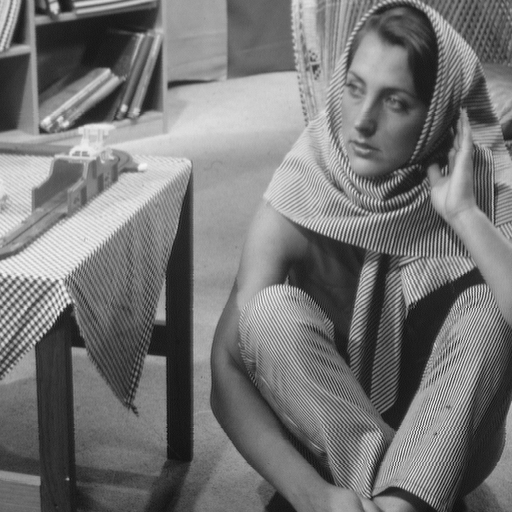
%> input picture ELEC498/2D Fourier Analysis/barbara.png, 512 x 512 px
$ octave q1bb.m   (GNU Octave 9; MATLAB toolbox functions it lacks are replaced by stand-ins)
%> lines starting %> are read from the running program, lines starting %| are printed output that depends on the picture
%q1bb

clear
clc
clf

I1=imread('barbara.png');
%> I1 is the input picture: size 512x512 uint8; min 12, max 246, mean 117.4
%imshow(I1); %command to test for corrupt image
I1g=I1(:,:); %third parameter is r, g, or b ,=1, 2, 3. pick none
%imshow(I1g); %result: gives greyscale
I1gdub=im2double(I1g); %uint8 to double
%imshow(I1dub);
%ft=fftshift( fft2(I1gdub) );
ft=fftshift(fft2(I1gdub));
z=log( abs(ft) );
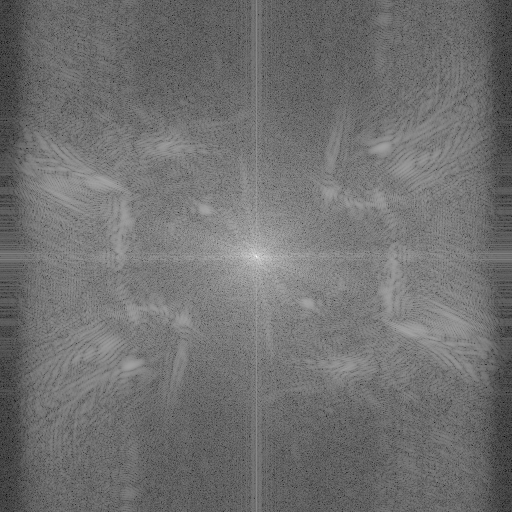
%> z: size 512x512 double; min -4.79, max 11.7, mean 2.51; drawn with min black and max white
p=angle(ft);
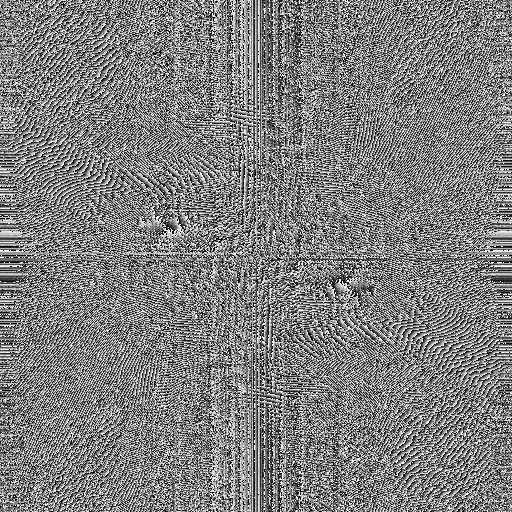
%> p: size 512x512 double; min -3.14, max 3.14, mean -5.42e-19; drawn with min black and max white

%want to get time domain of z and p plot

zt=ifft2(ifftshift(abs(ft)));
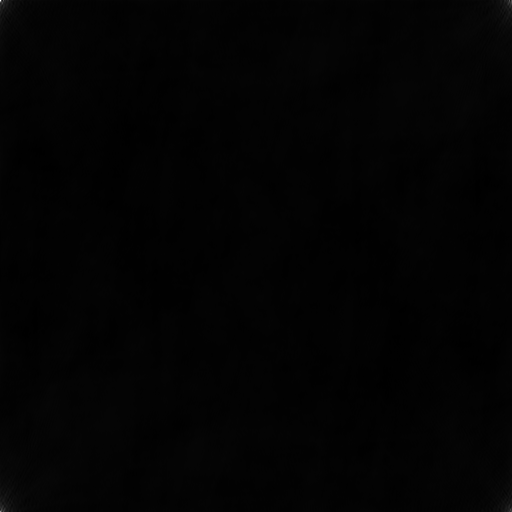
%> zt: size 512x512 double; min 0.0874, max 30.04, mean 0.5; drawn with min black and max white
pt=ifft2(ifftshift(p));
%TEST fft of phasor components together
%zt=abs(ifft2((ft)));
%pt=ifft2((ft))

subplot(2,2,1);
imshow(z);
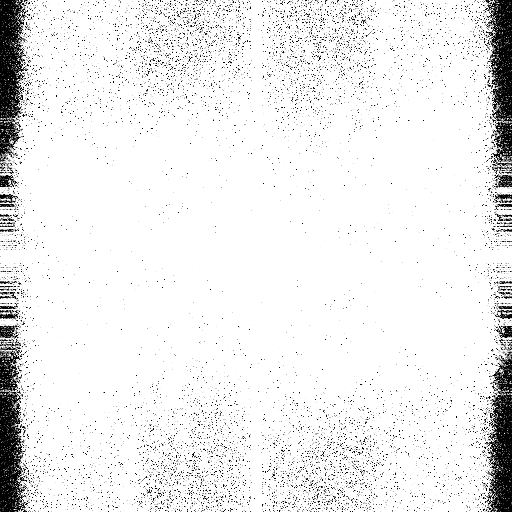
%> displayed picture: size 512x512, on the screen's scale of 0 to 255; min 0, max 255, mean 236.1
title('Magnitude of Barbara');

subplot(2,2,2);
imshow(p);
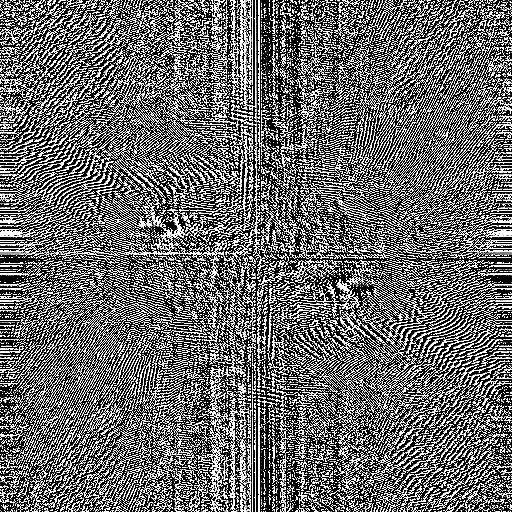
%> displayed picture: size 512x512, on the screen's scale of 0 to 255; min 0, max 255, mean 106.8
title('Phase Angle');

subplot(2,2,3);
imshow(zt);
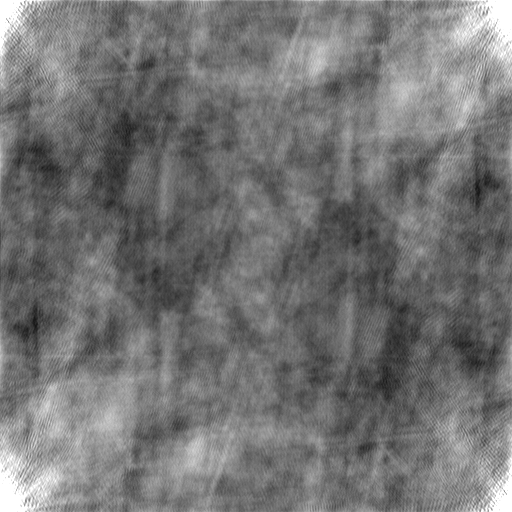
%> displayed picture: size 512x512, on the screen's scale of 0 to 255; min 22, max 255, mean 115.5
title('Magnitude to Time Domain');

subplot(2,2,4);
imshow(pt);
title('Phase Angle to Time Domain');
%saveas(gcf,'q1bb.png')

$ run again, with ELEC498/2D Fourier Analysis/p1img.png copied over ELEC498/2D Fourier Analysis/barbara.png
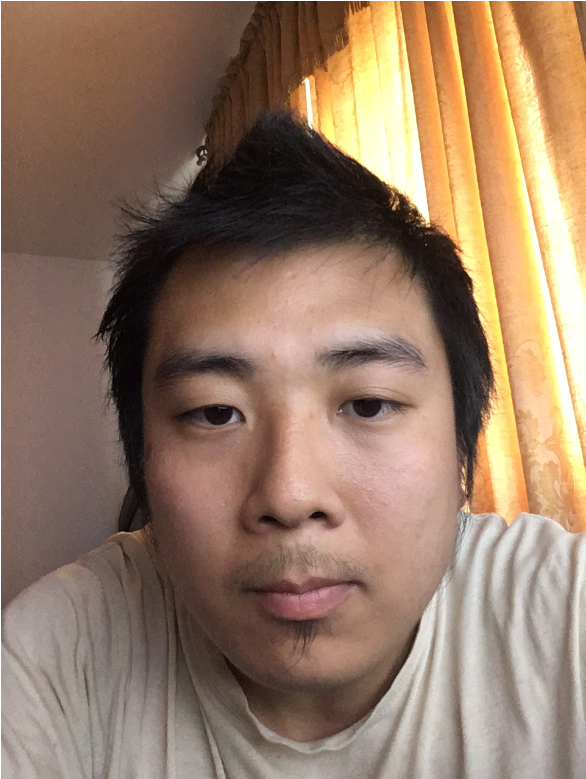
%> input picture ELEC498/2D Fourier Analysis/p1img.png, 586 x 779 px
%> I1 is the input picture: size 779x586x3 uint8; mean R, G, B 149.4, 122.5, 101.6
%> `p=angle(ft);`:
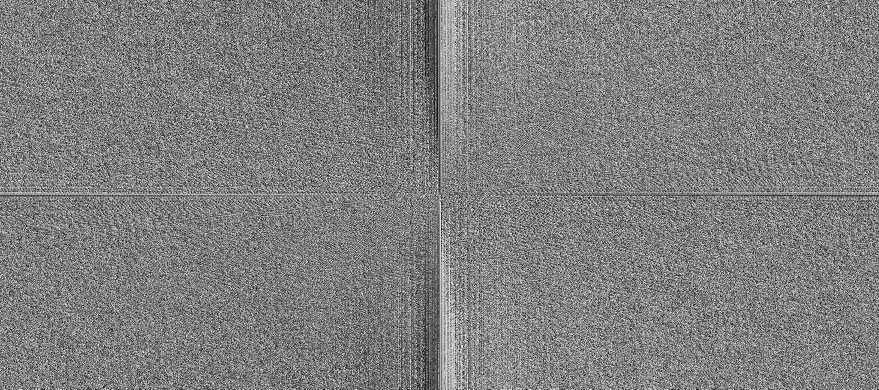
%> p: size 779x1758 double (shown at 1/2 size); min -3.14, max 3.14, mean -3.42e-19; drawn with min black and max white
%> `imshow(zt);`:
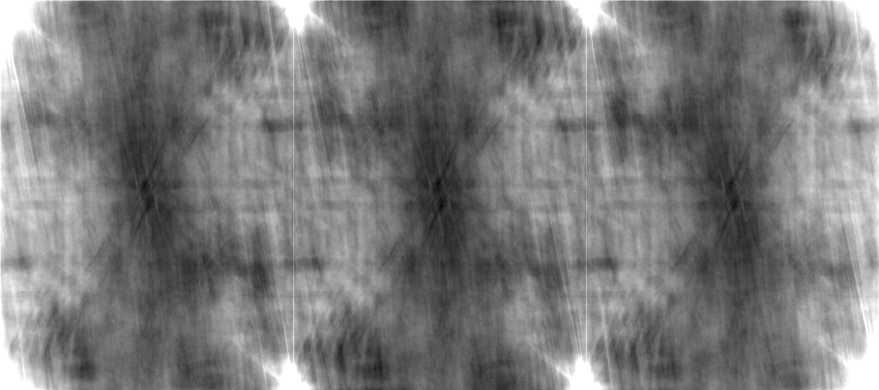
%> displayed picture: size 779x1758, on the screen's scale of 0 to 255 (shown at 1/2 size); min 6, max 255, mean 121.6
